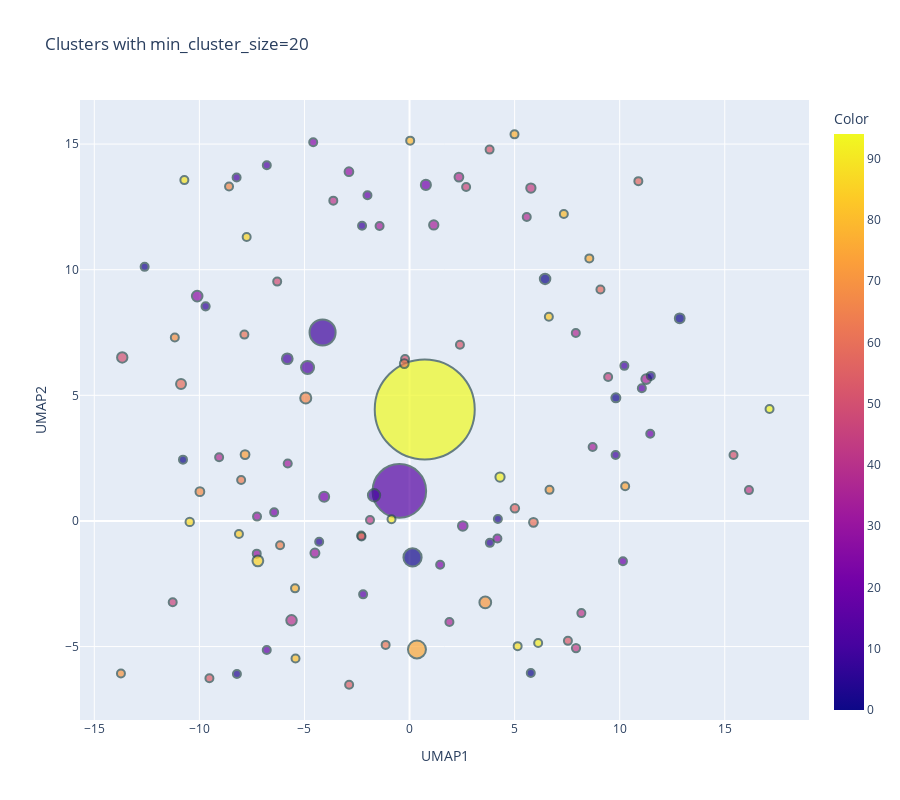

Here is the notebook cell this chart was saved with:
### Code cell
plot_text_cluster_temp(reduced_embeddings, 20, df)

### Figure 1 — Plotly figure (JSON) as saved in the notebook; plotly's stock layout.template omitted (floating-point values rounded to 4 significant figures)
{"data": [{"customdata": [["minister today shiv"], ["shri sabha india"], ["bjp mahayuti lok"], ["people mahayuti minister"], ["shivsena anniversary great"], ["jai mahadev happy"], ["guru ji sahib"], ["shiv sena congress"], ["modi begusarai ji"], ["ma kolhapur shivsena"], ["today lok modi"], ["minister ji time"], ["meeting ji ma"], ["modi begusarai maharashtra"], ["ma maharashtra development"], ["saints jai ji"], ["shivsena humble anniversary"], ["shivsena humble greeting"], ["minister ma prime"], ["shiv sena minister"], ["jai mahadev shri"], ["jai mahadev shri"], ["sena shiv minister"], ["shri minister prime"], ["minister mahayuti sena"], ["minister shivsena today"], ["happy shivsena minister"], ["minister ncp mumbai"], ["minister state today"], ["begusarai bjp modi"], ["sad time national"], ["people lok sabha"], ["sena shiv patil"], ["shivsena constituency maharashtra"], ["shivsena patil minister"], ["jai mahadev dutt"], ["today meeting shri"], ["ma patil kolhapur"], ["shri today district"], ["ma minister kolhapur"], ["shri shiv ma"], ["ma shiv shri"], ["chief district happy"], ["shri ji time"], ["shivsena humble anniversary"], ["shiv sena minister"], ["today sena shiv"], ["festival meet today"], ["ma patil minister"], ["jai mahadev navratri"], ["yojana atal pension"], ["happy today meet"], ["patil shiv sena"], ["sena minister shiv"], ["mr today government"], ["road today shiv"], ["shiv sena shivsena"], ["mr people constituency"], ["ma kolhapur patil"], ["shivsena means janata"], ["aimim ma public"], ["begusarai minister today"], ["assam people jorhat"], ["kolhapur ma shivsena"], ["happy diwali people"], ["shri shivsena minister"], ["shivsena kolhapur minister"], ["statue shiv maharaj"], ["jai shri mahadev"], ["anniversary today death"], ["shivsena maval panvel"], ["ma village kolhapur"], ["minister chief state"], ["mla state minister"], ["shivsena maratha mp"], ["people mr india"], ["minister land government"], ["minister shri today"], ["lok sabha party"], ["sena shiv today"], ["happy kolhapur today"], ["ji today sad"], ["today christmas people"], ["education means shivsena"], ["maval shivsena lok"], ["birthday life happy"], ["kolhapur mp shivsena"], ["ji singh navimumbai"], ["shivsena film tichya"], ["day happy year"], ["shivsena panvel maval"], ["minister shri state"], ["minister state today"], ["ma time today"], ["today time shiv"], ["tea assam today"], ["shivsena day kolhapur"], ["modi women india"], ["ma ji patil"], ["shri today temple"], ["women shiv sena"], ["minister chief mahayuti"], ["minister india present"], ["minister maharashtra patil"], ["ma minister sena"], ["today minister shri"], ["minister today state"], ["ma chief kolhapur"], ["today mumbai singh"], ["minister today ma"]], "hovertemplate": "UMAP1=%{x}<br>UMAP2=%{y}<br>Size=%{marker.size}<br>TopWords=%{customdata[0]}<br>Color=%{marker.color}<extra></extra>", "legendgroup": "", "marker": {"color": [14, 94, 93, 27, 44, 37, 79, 5, 77, 38, 70, 73, 55, 75, 57, 81, 43, 45, 19, 0, 34, 34, 0, 25, 29, 13, 15, 30, 10, 76, 82, 91, 4, 50, 16, 35, 59, 52, 61, 21, 51, 51, 86, 74, 43, 0, 1, 62, 20, 36, 83, 63, 4, 0, 67, 2, 7, 88, 52, 46, 58, 11, 90, 38, 87, 18, 17, 8, 34, 68, 41, 53, 23, 24, 48, 89, 31, 9, 92, 1, 64, 71, 69, 47, 42, 84, 39, 80, 49, 85, 41, 26, 10, 72, 3, 65, 40, 78, 56, 60, 6, 28, 32, 33, 22, 9, 10, 54, 66, 12], "coloraxis": "coloraxis", "line": {"color": "DarkSlateGrey", "width": 2}, "opacity": 0.7, "size": [2159, 7522, 21, 85, 65, 32, 31, 31, 27, 35, 21, 58, 43, 243, 23, 34, 51, 38, 42, 72, 24, 33, 42, 22, 57, 29, 25, 29, 33, 37, 41, 25, 45, 81, 37, 71, 74, 27, 24, 76, 45, 25, 21, 26, 21, 29, 61, 40, 39, 36, 31, 58, 40, 83, 46, 25, 50, 40, 43, 33, 34, 41, 38, 40, 53, 36, 41, 27, 65, 58, 22, 39, 38, 27, 22, 28, 39, 29, 64, 249, 31, 104, 23, 21, 29, 24, 58, 42, 28, 88, 28, 69, 86, 35, 28, 36, 83, 48, 54, 58, 24, 41, 60, 49, 75, 512, 113, 40, 92, 127], "sizemin": 4, "sizemode": "area", "sizeref": 1.504, "symbol": "circle"}, "mode": "markers", "name": "", "orientation": "v", "showlegend": false, "type": "scatter", "x": [-0.4856, 0.7231, 17.13, -10.1, 5.773, 7.912, 0.03026, -4.3, 4.994, 5.577, -13.73, -7.827, -2.874, 0.3529, 10.89, -5.426, 7.92, 9.45, 10.15, 12.86, 8.713, -1.426, -10.78, -4.584, -2.883, -6.792, -2.209, -7.27, 10.22, 8.555, -2.301, 6.12, -8.214, -13.67, 11.05, 11.26, -10.87, 3.809, -7.859, 0.7768, -0.2133, 15.42, -7.75, 10.26, 16.15, 5.769, 9.817, -1.138, 11.45, 1.897, 6.629, -0.2498, 11.48, 6.45, -8.589, -12.61, -9.704, 5.144, 2.399, -11.27, 9.084, -8.229, -0.8581, -9.061, -10.46, -2.002, -6.794, -2.26, 1.152, -9.976, 8.176, 7.536, -6.443, 1.457, -2.285, -10.71, -7.257, 9.805, 4.305, 0.1424, -8.013, 3.604, -11.17, 2.692, -1.881, -8.117, 2.349, 7.342, -6.298, -7.217, -3.627, 2.533, -5.817, 6.66, 4.203, -6.16, -5.616, -5.449, 5.012, 5.896, 3.822, 4.181, -4.502, -5.796, -4.062, -4.138, -1.689, -9.522, -4.939, -4.853], "xaxis": "x", "y": [1.196, 4.441, 4.458, 8.948, 13.25, 7.482, 15.14, -0.8258, 15.39, 12.1, -6.073, 2.641, -6.52, -5.114, 13.52, -5.471, -5.058, 5.727, -1.606, 8.066, 2.944, 11.74, 2.44, 15.07, 13.9, 14.15, -2.921, -1.302, 6.172, 10.45, -0.5825, -4.858, -6.092, 6.507, 5.279, 5.647, 5.45, 14.78, 7.417, 13.38, 6.445, 2.624, 11.3, 1.379, 1.227, -6.048, 4.901, -4.933, 3.471, -4.022, 8.127, 6.263, 5.773, 9.634, 13.31, 10.11, 8.542, -4.983, 7.013, -3.234, 9.21, 13.67, 0.06495, 2.538, -0.03742, 12.96, -5.134, 11.75, 11.78, 1.165, -3.667, -4.771, 0.3419, -1.74, -0.6173, 13.57, 0.1735, 2.624, 1.749, -1.453, 1.628, -3.243, 7.301, 13.29, 0.04059, -0.5206, 13.68, 12.22, 9.526, -1.588, 12.75, -0.1977, 6.456, 1.238, 0.07872, -0.9692, -3.954, -2.682, 0.5013, -0.05598, -0.8715, -0.6973, -1.277, 2.284, 0.9605, 7.501, 1.023, -6.261, 4.895, 6.108], "yaxis": "y"}], "layout": {"coloraxis": {"colorbar": {"title": {"text": "Color"}}, "colorscale": [[0, "#0d0887"], [0.1111, "#46039f"], [0.2222, "#7201a8"], [0.3333, "#9c179e"], [0.4444, "#bd3786"], [0.5556, "#d8576b"], [0.6667, "#ed7953"], [0.7778, "#fb9f3a"], [0.8889, "#fdca26"], [1, "#f0f921"]]}, "height": 800, "legend": {"itemsizing": "constant", "tracegroupgap": 0}, "title": {"text": "Clusters with min_cluster_size=20"}, "xaxis": {"anchor": "y", "domain": [0, 1], "title": {"text": "UMAP1"}}, "yaxis": {"anchor": "x", "domain": [0, 1], "title": {"text": "UMAP2"}}}}
